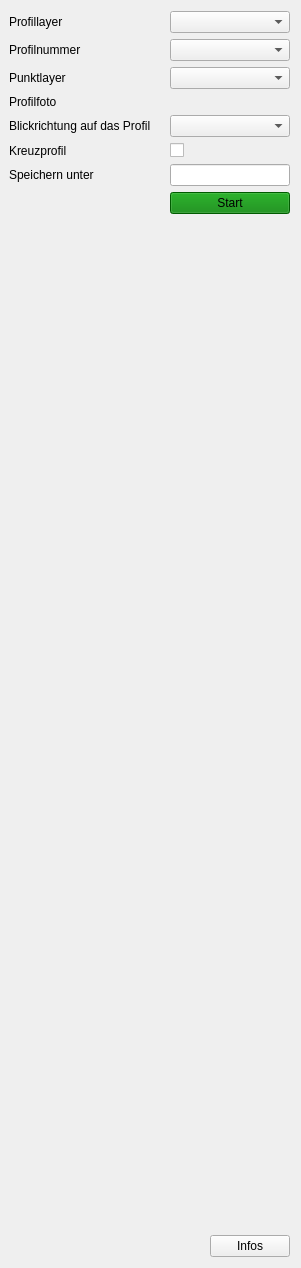
          <widget class="QWidget" name="profileGeoreferencing">
           <property name="styleSheet">
            <string notr="true">#profileGeoreferencing{
	background-color:  rgb(240,240,240)
}</string>
           </property>
           <attribute name="title">
            <string>Georeferenzierung</string>
           </attribute>
           <layout class="QFormLayout" name="formLayout_5">
            <property name="fieldGrowthPolicy">
             <enum>QFormLayout::AllNonFixedFieldsGrow</enum>
            </property>
            <property name="labelAlignment">
             <set>Qt::AlignLeading|Qt::AlignLeft|Qt::AlignVCenter</set>
            </property>
            <property name="horizontalSpacing">
             <number>6</number>
            </property>
            <property name="verticalSpacing">
             <number>6</number>
            </property>
            <property name="leftMargin">
             <number>9</number>
            </property>
            <item row="0" column="0">
             <widget class="QLabel" name="label_36">
              <property name="text">
               <string>Profillayer</string>
              </property>
             </widget>
            </item>
            <item row="0" column="1">
             <widget class="QgsMapLayerComboBox" name="layerProfileGeoref"/>
            </item>
            <item row="2" column="0">
             <widget class="QLabel" name="label_40">
              <property name="text">
               <string>Profilnummer</string>
              </property>
             </widget>
            </item>
            <item row="2" column="1">
             <widget class="QComboBox" name="profileIdsComboGeoref"/>
            </item>
            <item row="4" column="0">
             <widget class="QLabel" name="label_41">
              <property name="text">
               <string>Punktlayer</string>
              </property>
             </widget>
            </item>
            <item row="4" column="1">
             <widget class="QgsMapLayerComboBox" name="layerGcpGeoref"/>
            </item>
            <item row="5" column="0">
             <widget class="QLabel" name="label_42">
              <property name="text">
               <string>Profilfoto</string>
              </property>
             </widget>
            </item>
            <item row="5" column="1">
             <widget class="QgsFileWidget" name="profileFotosComboGeoref"/>
            </item>
            <item row="6" column="0">
             <widget class="QLabel" name="label_43">
              <property name="text">
               <string>Blickrichtung auf das Profil    </string>
              </property>
             </widget>
            </item>
            <item row="6" column="1">
             <widget class="QComboBox" name="profileViewDirectionComboGeoref"/>
            </item>
            <item row="8" column="0">
             <widget class="QLabel" name="label_44">
              <property name="text">
               <string>Kreuzprofil</string>
              </property>
             </widget>
            </item>
            <item row="8" column="1">
             <widget class="QCheckBox" name="checkboxKreuzprofil">
              <property name="sizePolicy">
               <sizepolicy hsizetype="Minimum" vsizetype="Fixed">
                <horstretch>0</horstretch>
                <verstretch>0</verstretch>
               </sizepolicy>
              </property>
              <property name="text">
               <string/>
              </property>
             </widget>
            </item>
            <item row="10" column="0">
             <widget class="QLabel" name="label_45">
              <property name="text">
               <string>Speichern unter</string>
              </property>
             </widget>
            </item>
            <item row="10" column="1">
             <widget class="QLineEdit" name="profileTargetName"/>
            </item>
            <item row="11" column="1">
             <widget class="QPushButton" name="startGeoreferencingBtn">
              <property name="styleSheet">
               <string notr="true">background-color : green</string>
              </property>
              <property name="text">
               <string>Start</string>
              </property>
             </widget>
            </item>
            <item row="12" column="1">
             <spacer name="verticalSpacer_4">
              <property name="orientation">
               <enum>Qt::Vertical</enum>
              </property>
              <property name="sizeType">
               <enum>QSizePolicy::Maximum</enum>
              </property>
              <property name="sizeHint" stdset="0">
               <size>
                <width>20</width>
                <height>1000</height>
               </size>
              </property>
             </spacer>
            </item>
            <item row="13" column="1">
             <layout class="QHBoxLayout" name="horizontalLayout_6">
              <property name="spacing">
               <number>6</number>
              </property>
              <property name="topMargin">
               <number>9</number>
              </property>
              <property name="bottomMargin">
               <number>0</number>
              </property>
              <item>
               <spacer name="horizontalSpacer_6">
                <property name="orientation">
                 <enum>Qt::Horizontal</enum>
                </property>
                <property name="sizeHint" stdset="0">
                 <size>
                  <width>40</width>
                  <height>20</height>
                 </size>
                </property>
               </spacer>
              </item>
              <item>
               <widget class="QPushButton" name="profileInfoBtn">
                <property name="text">
                 <string>Infos</string>
                </property>
               </widget>
              </item>
             </layout>
            </item>
           </layout>
          </widget>
